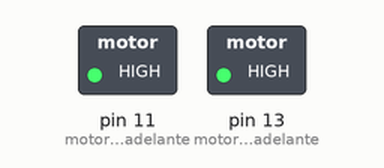
Simulated run of this sketch. Board: Arduino Uno, built with avr-gcc and run on an emulated ATmega328P. On the bench: switched loads named in the sketch (green lamp = pin HIGH).

Above: at 0.1 s.
Timing chart, 0 to 1.6 s (numbered marks = the images above):
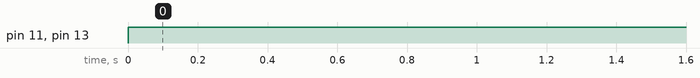

Measured:
- by itself, pin 11 (motorizquierdadelante), pin 13 (motorderechadelante): LOW → HIGH at 0.00 s

The sketch:

motores.ino
```cpp
int motorizquierdadelante = 11;
int motorderechadelante = 13;

void setup() {
  pinMode(motorizquierdadelante, OUTPUT);
  pinMode(motorderechadelante, OUTPUT);

  Serial.begin(9600);

}

void loop() {
    digitalWrite (motorizquierdadelante, 100);
    digitalWrite (motorderechadelante, 100);
}
```
